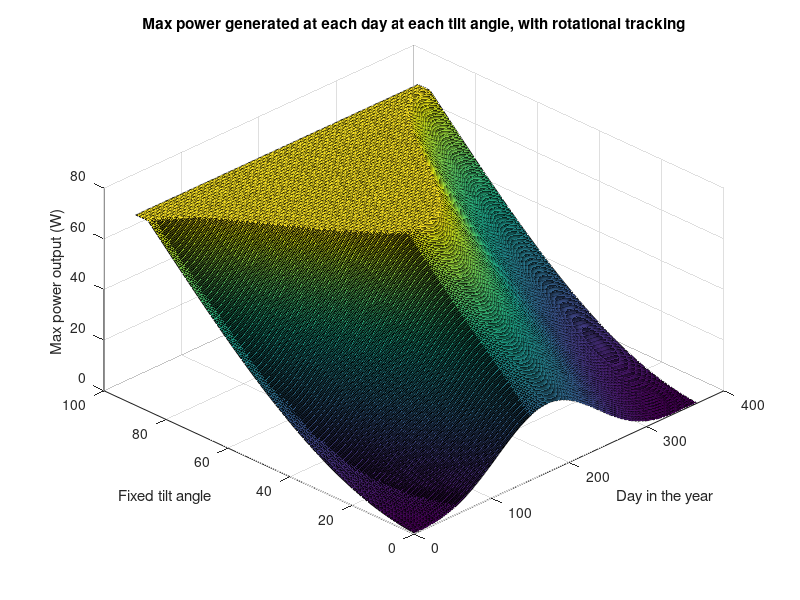
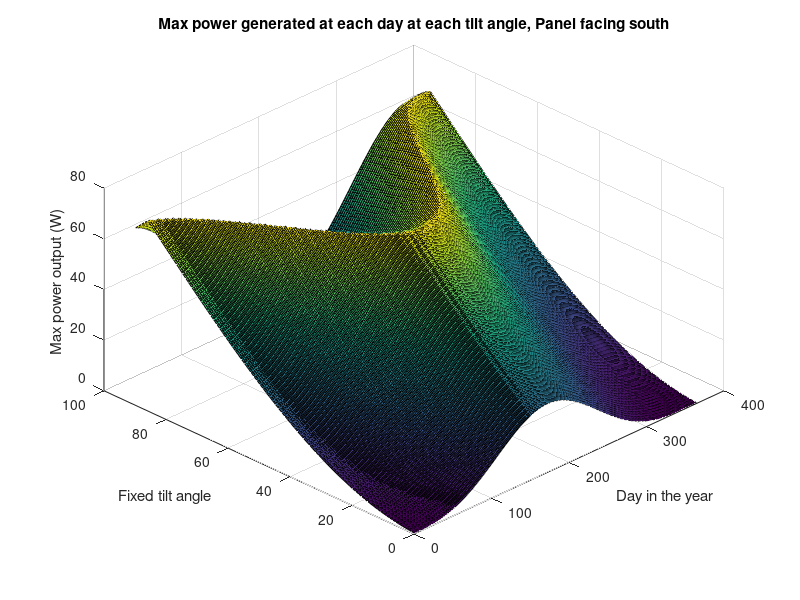
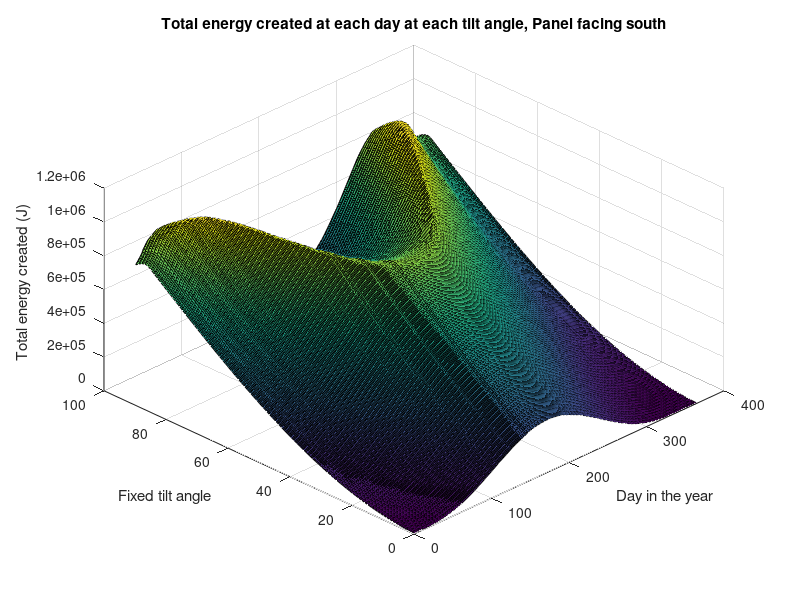
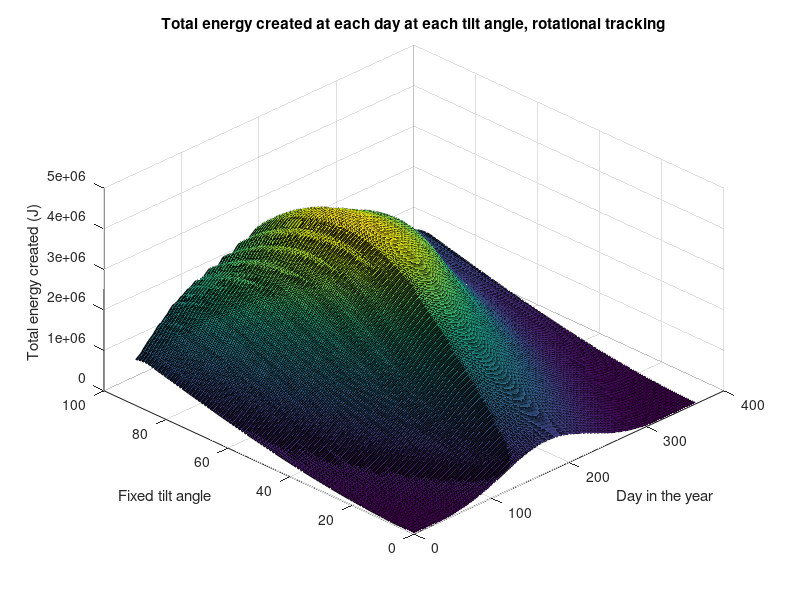

MATLAB code for these plots, in order:
clear all
close all
clc
warning off
folder = 'C:\Dropbox\Saxion\4e jaar\EPS finland Floating Solar Park\EPS Floating Solar Park\numerical simulation\figures\';

load('Max_power_per_day_per_angle_facing_south.mat')
facingsouth_temp = Maxpower;
load('Max_power_per_day_per_angle_rotational_tracking.mat')
rotationaltracking_temp = Maxpower;
load('Total_daily_energy_per_day_per_angle_facing_south.mat')
facingsouth_totalenergy_temp = Totaldailyenergy;
load('Total_daily_energy_per_day_per_angle_rotational_tracking.mat')
rotationaltracking_totalenergy_temp = Totaldailyenergy;


for i = 1:length(Maxpower)
    facingsouth(i,:) = facingsouth_temp{i};
    rotationaltracking(i,:) = rotationaltracking_temp{i};
    facingsouth_totalenergy(i,:) = facingsouth_totalenergy_temp{i};
    rotationaltracking_totalenergy(i,:) = rotationaltracking_totalenergy_temp{i};
end

[y,x] = meshgrid(0:1:90,1:1:365);
figure('units','normalized','outerposition',[0 0 1 1])
grid on
hold on
surf(x,y,rotationaltracking');
view([-45,45])
xlabel('Day in the year')
ylabel('Fixed tilt angle')
zlabel('Max power output (W)')
title('Max power generated at each day at each tilt angle, with rotational tracking')
saveas(gca, strcat(folder,'Max_power_output_each_day_each_tilt_angle_rotational_tracking'),'png')

figure('units','normalized','outerposition',[0 0 1 1])
grid on
hold on
surf(x,y,facingsouth');
view([-45,45])
xlabel('Day in the year')
ylabel('Fixed tilt angle')
zlabel('Max power output (W)')
title('Max power generated at each day at each tilt angle, Panel facing south')
saveas(gca, strcat(folder,'Max_power_output_each_day_each_tilt_angle_facing_south'),'png')

[y,x] = meshgrid(0:1:90,1:1:365);
figure('units','normalized','outerposition',[0 0 1 1])
grid on
hold on
surf(x,y,facingsouth_totalenergy');
view([-45,45])
xlabel('Day in the year')
ylabel('Fixed tilt angle')
zlabel('Total energy created (J)')
title('Total energy created at each day at each tilt angle, Panel facing south')
saveas(gca, strcat(folder,'Total_energy_created_each_day_each_tilt_angle_facing_south'),'png')


[y,x] = meshgrid(0:1:90,1:1:365);
figure('units','normalized','outerposition',[0 0 1 1])
grid on
hold on
surf(x,y,rotationaltracking_totalenergy');
view([-45,45])
xlabel('Day in the year')
ylabel('Fixed tilt angle')
zlabel('Total energy created (J)')
title('Total energy created at each day at each tilt angle, rotational tracking')
saveas(gca, strcat(folder,'Total_energy_created_each_day_each_tilt_angle_rotational_tracking'),'png')

figure('units','normalized','outerposition',[0 0 1 1])
grid on
hold on
surf(x,y,rotationaltracking_totalenergy');
surf(x,y,facingsouth_totalenergy');
view([-45,45])
xlabel('Day in the year')
ylabel('Fixed tilt angle')
zlabel('Total energy created (J)')
title('Total energy created at each day at each tilt angle, rotational tracking')
%saveas(gca, strcat(folder,'Total_energy_created_each_day_each_tilt_angle_rotational_tracking'),'png')


